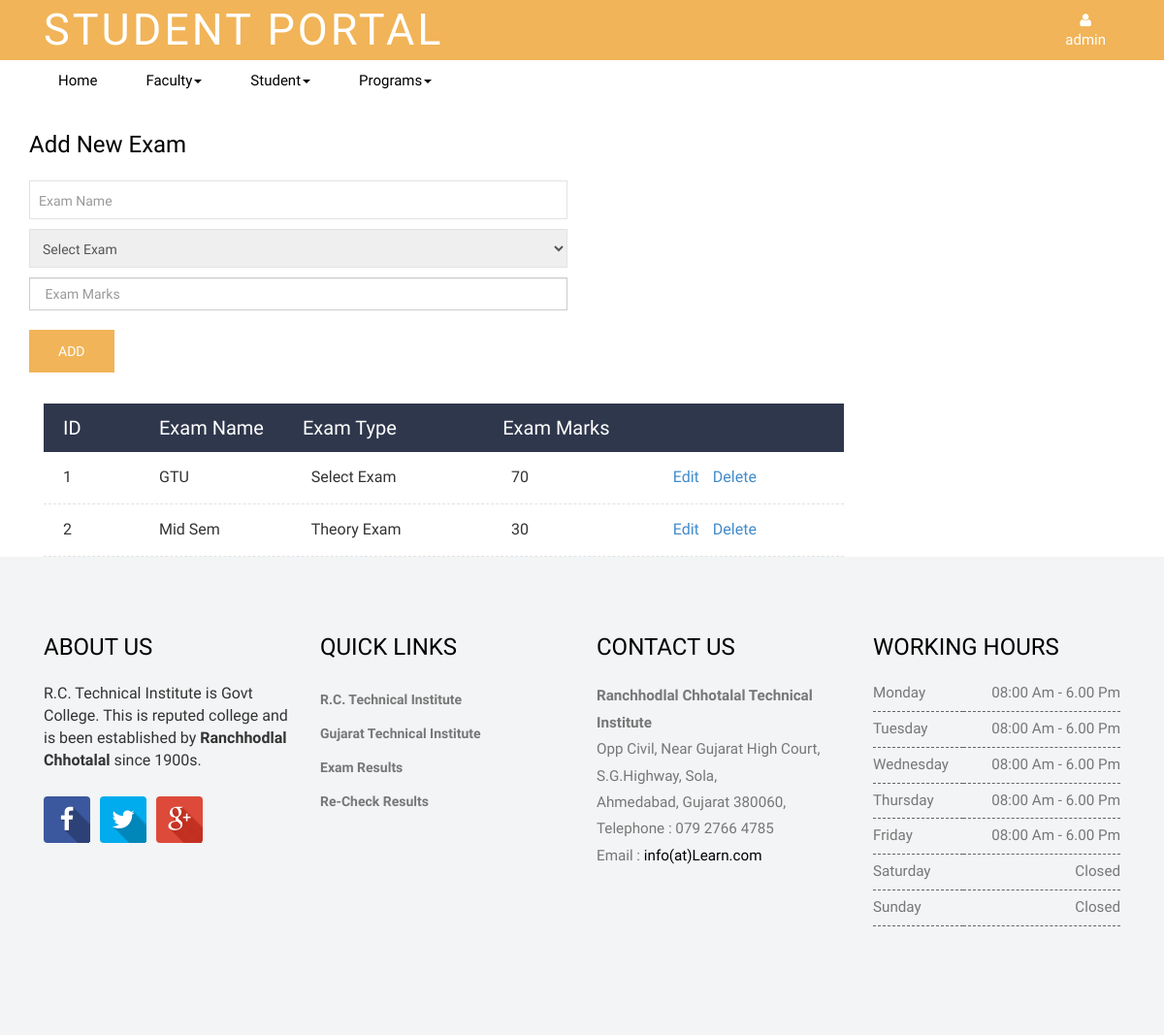
The page /admin/exam_master.php (signed in) on the database its author committed.
### tables this page shows
CREATE TABLE `tbl_exammaster` (
  `exam_id` int(11) NOT NULL,
  `exam_name` varchar(50) NOT NULL,
  `exam_type` varchar(50) NOT NULL,
  `exam_marks` int(20) NOT NULL
);

### admin/db/session.php (called while the page is built, shortened)
<?php
	$login_check = $_SESSION['userchk'];
	if(!isset($login_check))
	{
		mysql_close($con);
		header('location:index.php');
	}
	else
	{
		$sql = mysql_query("SELECT * from tbl_login WHERE adm_username = '$login_check'");
		$row = mysql_fetch_assoc($sql);
		$name = $row['adm_username'];
	}
?>

### admin/exam_master.php (the view, shortened to what this page needs)
<?php
   include('db/session.php');
?>
<!DOCTYPE HTML>
<html>
<?php
  include 'layouts/header.php';
?>
<body>
    <?php
    include 'layouts/menu.php';
   ?>
<div class="admission">
	   <div class="container">
	   	  <div class="col-md-6 admission_left">
	   	  	<h2>Add New Exam</h2>
	   	  	<form method="post">
             <div class="input-group input-group1">
                <input class="form-control has-dark-background" name="exam_name" id="slider-name" placeholder="Exam Name" type="text" required=""
                value="<?php
                    if (isset($_GET['edit'])) {
                      echo $row1['exam_name'];
                    }
                    else{
                      echo "";
                    }
                ?>"
                >
             </div>
             <div class="input-group input-group1">
                <select name="exam_type" class="selectstyle">
                    <option value="Select Exam">Select Exam</option>
                </select>
             </div>
             <div class="input-group input-group1">
                <input class="form-control has-dark-background" name="exam_marks" id="slider-name" placeholder=" Exam Marks" type="number" required=""
                value="<?php
                    if (isset($_GET['edit'])) {
                      echo $row1['exam_marks'];
                    }
                    else{
                      echo "";
                    }
                ?>" >
             </div>
             <?php
                  if (isset($_GET['edit'])) {
                    echo "<input type='submit' value='Update' class='course-submit'
                            name='update_exam'>";
                  }
                  else{
                    echo "<input type='submit' value='Add' class='course-submit'
                            name='add_exam'>";
                  }
             ?>
            </form>
          </div>
        </div>
</div>
<div class="container">
	<div class="col-md-9">
		<div class="course_list">
          	<div class="table-header clearfix">
                	<div class="id_col">ID</div>
                    <div class="date_col">Exam Name</div>
                  <div class="duration_col">Exam Type</div>
                  <div class="date_col">Exam Marks</div>
    		</div>
           <?php
                $sql="SELECT *FROM tbl_exammaster";
                $result=mysql_query($sql);
                while ($row=mysql_fetch_assoc($result))
                {
                  echo  "<ul class='table-list'>
                            <li class='clearfix'>
                            <div class='id_col'>";?> <?php echo $row["exam_id"]; ?></div>
                    <?php
                              echo "<div class='date_col'>";
                            ?>
                            <?php echo $row["exam_name"];
                            ?></div>
                    <?php
                              echo "<div class='duration_col'>";
                            ?>
                            <?php echo $row["exam_type"];
                            ?></div>
                    <?php
                              echo "<div class='date_col'>";
                            ?>
                            <?php echo $row["exam_marks"];
                            ?></div>
                     <?php
                            echo "<div class='duration_col'>
                          <a href='exam_master.php?edit=".$row['exam_id']."'>Edit</a>
                          <a href='exam_master.php?delete=".$row['exam_id']."'>Delete</a>
                            </div>
                           </li>
                          </ul>";
                }
            ?>
    	</div>
	</div>
</div>
<?php
  include 'layouts/footer.php';
?>
</body>
</html>

### admin/layouts/menu.php (shortened to what this page needs)
<nav class="navbar navbar-default" role="navigation">
  <div class="container">
      <div class="navbar-header">
          <a class="navbar-brand1" href="Homeadmin.php">Student Portal</a>
      </div>
      <div class="navbar-collapse collapse" id="bs-example-navbar-collapse-1" style="height: 1px;">
          <ul class="nav navbar-nav">
            <li class="dropdown">
                <a href="login.html" class="dropdown-toggle" data-toggle="dropdown"><i class="fa fa-user"></i><span><?php echo $name;?></span></a>
            </li>
        </ul>
      </div>
    </div>
</nav>
<nav class="navbar nav_bottom" role="navigation">
 <div class="container">
    <div class="collapse navbar-collapse" id="bs-megadropdown-tabs">
        <ul class="nav navbar-nav nav_1">
            <li><a href="Homeadmin.php">Home</a></li>
            <li class="dropdown">
                <a href="services.html" class="dropdown-toggle" data-toggle="dropdown">Faculty<span class="caret"></span></a>
            </li>
            <li class="dropdown">
                <a href="services.html" class="dropdown-toggle" data-toggle="dropdown">Student<span class="caret"></span></a>
            </li>
            <li class="dropdown">
                <a href="services.html" class="dropdown-toggle" data-toggle="dropdown">Programs<span class="caret"></span></a>
            </li>
        </ul>
     </div>
   </div>
</nav>

### admin/css/main-style.css (style rules this page uses)
navbar-brand1 h4, h5, h6, h1, h2, h3 { margin-top: 0; }
ul, ol { margin: 0; }
html, body { font-family: 'PT Sans Narrow', sans-serif; font-size: 100%; background:#fff; }
body a { transition:0.5s all; -webkit-transition:0.5s all; -moz-transition:0.5s all; -o-transition:0.5s all; -ms-transition:0.5s all; }
.navbar-default { background-color:#f1b458 !important; border-color:#f1b458; border-radius: 0px; }
.navbar-default .navbar-nav > li > a { color: #fff; font-weight: 300; }
.navbar-default .navbar-nav > li > a span { display:block; }
.navbar { min-height:100%; margin-bottom:0; }
.navbar-nav { margin:0; float:right; }
.navbar-nav > li > a { padding: 10px 15px; text-align: center; color: #fff; font-weight: 100; font-size: 15px; }
.navbar-brand1 { float:left; margin-top: 5px; color: #ffffff; letter-spacing: 3px; padding:15px; font-size:45px; line-height:20px; height:50px; text-transform: uppercase; }
.nav_bottom { background:none; }
ul.nav_1 { float:none; }
ul.nav_1 li { margin-right:44px; }
ul.nav_1 li a { color:#000; }
.input-group { width: 100%; }
.input-group input[type="text"], select { -moz-box-shadow: none; -webkit-box-shadow: none; box-shadow: none; -moz-border-radius: 0px; -webkit-border-radius: 0px; border-radius: 0px; -moz-transition: 0.3s; -o-transition: 0.3s; -webkit-transition: 0.3s; transition: 0.3s; background-color: #ff; border: none; font-size: 14px; min-height: 40px; padding: 10px 9px 9px 9px; width: 100%; color:#555; }
.table-header { background-color:#2f374c; }
.course_list .table-header > div { float: left; padding: 15px 20px; color: #ffffff; font-size: 20px; line-height: 1; }
.table-header > div.id_col { width: 12%; text-transform: uppercase; }
.table-header > div.duration_col { width: 25%; }
.duration_col a { padding-left: 10px; }
.course_list .table-list { margin: 0; padding: 0; }
.course_list .table-list li { float: none; margin: 0; list-style: none; border-bottom: 1px dashed #e2e2e3; background-color: #ffffff; }
.course_list .table-list li > div.id_col { width: 12%; text-transform: uppercase; }
.course_list .table-list li > div { float: left; padding: 15px 20px; }
.course_list .table-list li > div.duration_col { width: 25%; }
.course_list .table-list li > div.date_col { width: 19%; }
.course-submit { border: none; background-color:#f1b458; color: #ffffff; line-height: 44px; padding: 0 30px; font-size: 14px; text-transform: uppercase; border-radius: 0px; display: inline-block; margin-top: 20px; outline: none; }
.admission { padding:2em 0; }
.admission_left { padding-left:0; }
.admission_left h2, .admission_right h3 { font-size:1.5em; color:#000; margin-bottom:1em; }
.input-group1 input[type="text"], select { border: 1px solid #e2e2e3; }
.input-group1 { margin-top: 10px; }
figure, figcaption, img, h2, p, i, .person-social { -webkit-transition: all .5s; transition: all .5s; }
@media (max-width:1220px) { ul.nav_1 li { margin-right: 20px; } }

### rows shown on the page
tbl_exammaster: exam_id "1", exam_name "GTU", exam_type "Select Exam", exam_marks "70"
tbl_exammaster: exam_id "2", exam_name "Mid Sem", exam_type "Theory Exam", exam_marks "30"

### other values the page prints
$name "admin"
